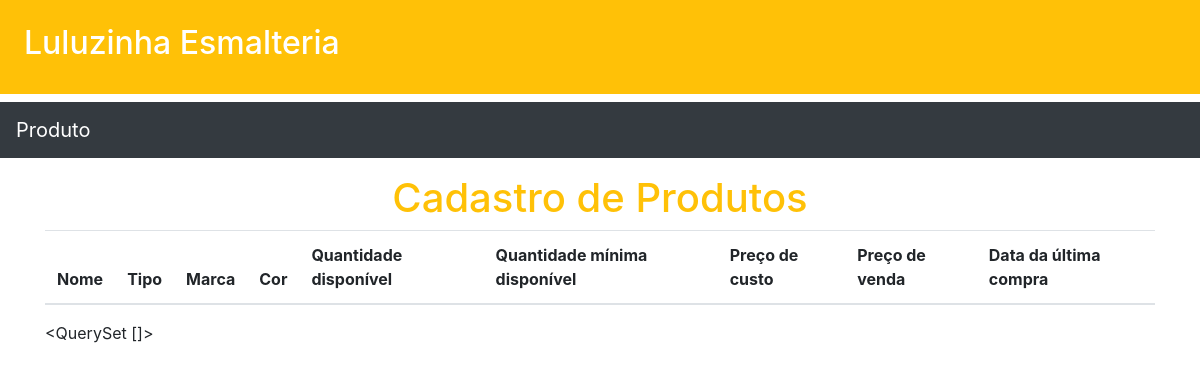
The app's page /produtos/, older data.
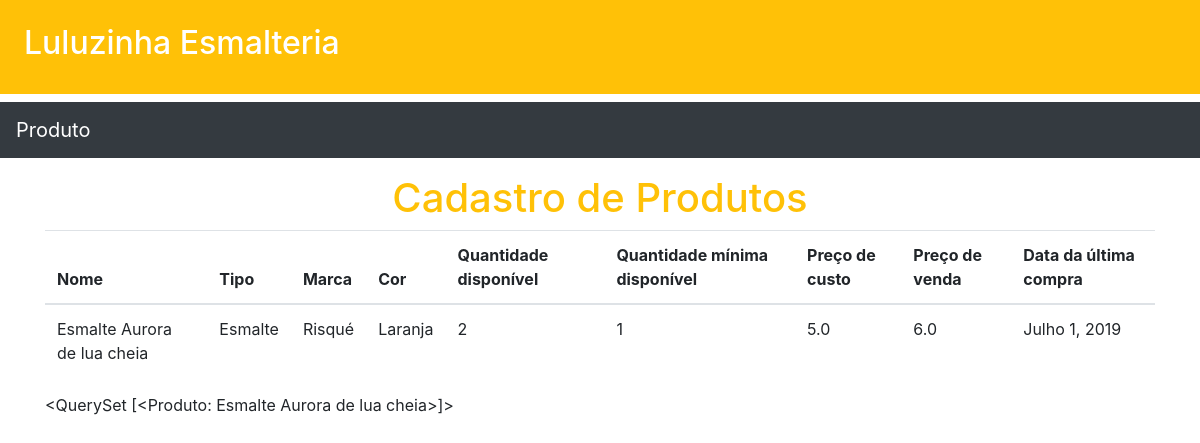
The same page, newer data.
### produtos/models.py (models this page shows)
class Produto(models.Model):
    nome = models.CharField(max_length=250)
    tipo = models.CharField(max_length=250)
    marca = models.CharField(max_length=250)
    cor = models.CharField(max_length=250)
    qtd_disponivel = models.IntegerField(default=0)
    qtd_min_disponivel = models.IntegerField(default=0)
    pco_custo = models.FloatField()
    pco_venda = models.FloatField()
    dt_ultima_compra = models.DateField(default='1900-01-01')
    def __str__(self):
        return self.nome

### produtos/views.py (the view)
# urls.py: path('',lista_de_produtos,name='lista_de_produtos'),
def lista_de_produtos(request):
    produtos = Produto.objects.all().order_by('-id')
    return render(request,"produtos/lista_de_produtos.html",{'produtos':produtos})

### core/templates/produtos/lista_de_produtos.html (shortened to what this page needs)
{% extends 'base3.html' %}
{% block content %}
<div class="container">
<div class="text-center">
<h1 class="text-warning">Cadastro de Produtos</h1>
</div>
<table class="table table-head">
    <thead>
        <tr>
            <th>Nome</th>
            <th>Tipo</th>
            <th>Marca</th>
            <th>Cor</th>
            <th>Quantidade disponível</th>
            <th>Quantidade mínima disponível</th>
            <th>Preço de custo</th>
            <th>Preço de venda</th>
            <th>Data da última compra</th>
        </tr>
    </thead>
    <tbody>
        {% for produto in produtos %}
        <tr>
            <td>{{ produto.nome }}</td>
            <td>{{ produto.tipo }}</td>
            <td>{{ produto.marca }}</td>
            <td>{{ produto.cor }}</td>
            <td>{{ produto.qtd_disponivel }}</td>
            <td>{{ produto.qtd_min_disponivel }}</td>
            <td>{{ produto.pco_custo }}</td>
            <td>{{ produto.pco_venda }}</td>
            <td>{{ produto.dt_ultima_compra }}</td>
        </tr>
        {% endfor %}
    </tbody>
</table>
{{ produtos }}
</div>
{% endblock content %}

### core/templates/base3.html (shortened to what this page needs)
<!DOCTYPE html>
{% load staticfiles %}
<html lang="en">
<head>
    <link rel="stylesheet" href="{% static 'css/bootstrap.min.css' %}">
</head>
<body>
    <div class="p-4 mb-2 bg-warning text-white"><h2>Luluzinha Esmalteria</h2></div>
    <nav class="navbar navbar-expand-sm navbar-dark bg-dark mb-3">
       <a class="navbar-brand text-white">Produto</a>
    </nav>
    {% block content %}
    {% endblock content %}
</body>
</html>

Row changes from the older to the newer data that the page shows:
added Produto: nome "Esmalte Aurora de lua cheia", tipo "Esmalte", marca "Risqué", cor "Laranja", qtd_disponivel "2", qtd_min_disponivel "1", pco_custo "5.0", pco_venda "6.0", dt_ultima_compra "Julho 1, 2019", nome "<QuerySet [<Produto: Esmalte Aurora de lua cheia>]>"
Text that changed along with them:
{{ produtos }}: "<QuerySet []>" → (not shown)
